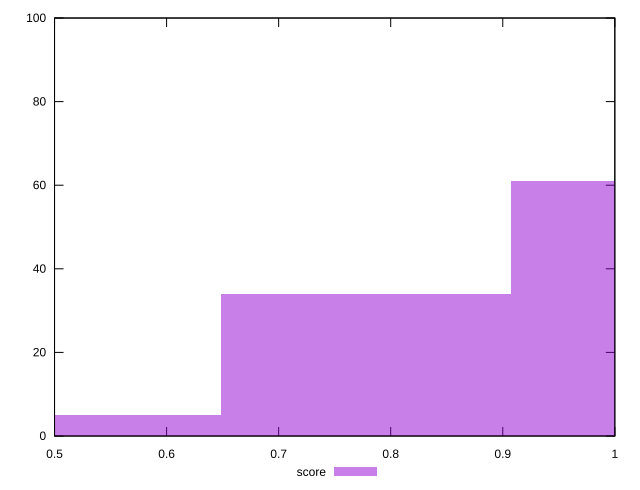

This figure's gnuplot source:
reset

$score <<EOF
0.7778700025673582 34
1.0371600034231443 61
0.5185800017115721 5
EOF

set key outside below
set boxwidth 0.2592900008557861
set xrange [0.5:1]
set yrange [0:100]
set trange [0:100]
set style fill transparent solid 0.5 noborder
set terminal svg size 640, 490 enhanced background rgb 'white'
set output "report_00013_2021-02-09T12-04-24.940Z/unused-css-rules/samples/pages+cached/score/histogram.svg"

plot $score title "score" with boxes

reset
